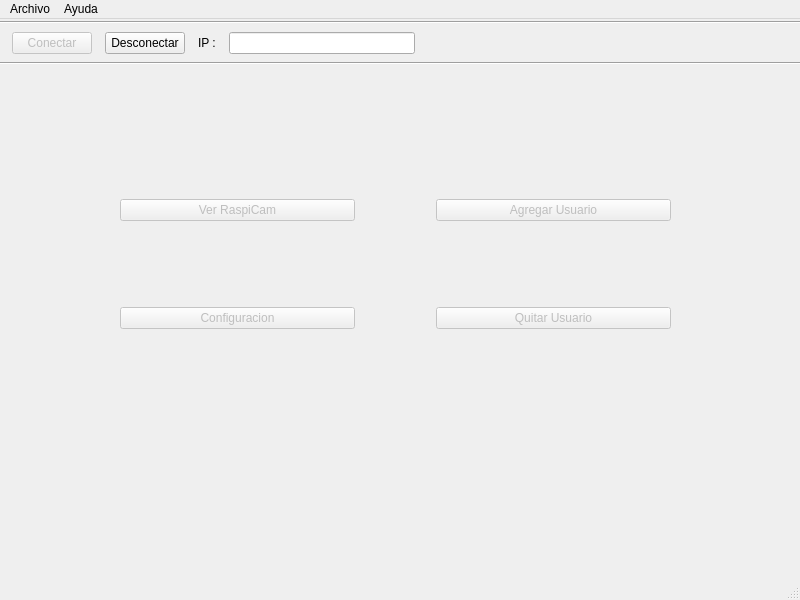
<?xml version="1.0" encoding="UTF-8"?>
<ui version="4.0">
 <class>VentanaPrincipal</class>
 <widget class="QMainWindow" name="VentanaPrincipal">
  <property name="geometry">
   <rect>
    <x>0</x>
    <y>0</y>
    <width>800</width>
    <height>600</height>
   </rect>
  </property>
  <property name="windowTitle">
   <string>Cerradura</string>
  </property>
  <widget class="QWidget" name="centralwidget">
   <widget class="QWidget" name="layoutWidget">
    <property name="geometry">
     <rect>
      <x>120</x>
      <y>100</y>
      <width>551</width>
      <height>291</height>
     </rect>
    </property>
    <layout class="QVBoxLayout" name="vLayout_Opciones_Btns">
     <item>
      <layout class="QHBoxLayout" name="horizontalLayout">
       <property name="spacing">
        <number>81</number>
       </property>
       <item>
        <widget class="QPushButton" name="Btn_VerRaspcam">
         <property name="enabled">
          <bool>false</bool>
         </property>
         <property name="text">
          <string>Ver RaspiCam</string>
         </property>
         <property name="icon">
          <iconset resource="utiles.qrc">
           <normaloff>:/home/hipotec/Dokumente/Proyecto CERF/Codigo/GUI/Ventanas/cam_button.jpeg</normaloff>:/home/hipotec/Dokumente/Proyecto CERF/Codigo/GUI/Ventanas/cam_button.jpeg</iconset>
         </property>
         <property name="iconSize">
          <size>
           <width>60</width>
           <height>60</height>
          </size>
         </property>
        </widget>
       </item>
       <item>
        <widget class="QPushButton" name="Btn_Agregar_Usr">
         <property name="enabled">
          <bool>false</bool>
         </property>
         <property name="text">
          <string>Agregar Usuario</string>
         </property>
         <property name="icon">
          <iconset resource="utiles.qrc">
           <normaloff>:/home/hipotec/Dokumente/Proyecto CERF/Codigo/GUI/Ventanas/add_button.png</normaloff>:/home/hipotec/Dokumente/Proyecto CERF/Codigo/GUI/Ventanas/add_button.png</iconset>
         </property>
         <property name="iconSize">
          <size>
           <width>60</width>
           <height>60</height>
          </size>
         </property>
        </widget>
       </item>
      </layout>
     </item>
     <item>
      <layout class="QHBoxLayout" name="horizontalLayout_2">
       <property name="spacing">
        <number>81</number>
       </property>
       <item>
        <widget class="QPushButton" name="Btn_Cofiguracion">
         <property name="enabled">
          <bool>false</bool>
         </property>
         <property name="text">
          <string>Configuracion</string>
         </property>
         <property name="icon">
          <iconset resource="utiles.qrc">
           <normaloff>:/home/hipotec/Dokumente/Proyecto CERF/Codigo/GUI/Ventanas/config_button.png</normaloff>:/home/hipotec/Dokumente/Proyecto CERF/Codigo/GUI/Ventanas/config_button.png</iconset>
         </property>
         <property name="iconSize">
          <size>
           <width>60</width>
           <height>60</height>
          </size>
         </property>
        </widget>
       </item>
       <item>
        <widget class="QPushButton" name="Btn_Quitar_Usr">
         <property name="enabled">
          <bool>false</bool>
         </property>
         <property name="text">
          <string>Quitar Usuario</string>
         </property>
         <property name="icon">
          <iconset resource="utiles.qrc">
           <normaloff>:/home/hipotec/Dokumente/Proyecto CERF/Codigo/GUI/Ventanas/minus_button.png</normaloff>:/home/hipotec/Dokumente/Proyecto CERF/Codigo/GUI/Ventanas/minus_button.png</iconset>
         </property>
         <property name="iconSize">
          <size>
           <width>60</width>
           <height>60</height>
          </size>
         </property>
        </widget>
       </item>
      </layout>
     </item>
    </layout>
   </widget>
   <widget class="QWidget" name="layoutWidget">
    <property name="geometry">
     <rect>
      <x>0</x>
      <y>0</y>
      <width>801</width>
      <height>51</height>
     </rect>
    </property>
    <layout class="QVBoxLayout" name="vLayout_PanelConexion">
     <item>
      <widget class="Line" name="line_2">
       <property name="orientation">
        <enum>Qt::Horizontal</enum>
       </property>
      </widget>
     </item>
     <item>
      <layout class="QHBoxLayout" name="hlLayout_Conexion" stretch="0,0,0,0,0,0">
       <property name="spacing">
        <number>13</number>
       </property>
       <property name="sizeConstraint">
        <enum>QLayout::SetDefaultConstraint</enum>
       </property>
       <property name="leftMargin">
        <number>12</number>
       </property>
       <item>
        <widget class="QPushButton" name="Btn_Conectar">
         <property name="enabled">
          <bool>false</bool>
         </property>
         <property name="focusPolicy">
          <enum>Qt::NoFocus</enum>
         </property>
         <property name="text">
          <string>Conectar</string>
         </property>
         <property name="icon">
          <iconset resource="utiles.qrc">
           <normaloff>:/home/hipotec/Dokumente/Proyecto CERF/Codigo/GUI/Ventanas/green_button.png</normaloff>:/home/hipotec/Dokumente/Proyecto CERF/Codigo/GUI/Ventanas/green_button.png</iconset>
         </property>
        </widget>
       </item>
       <item>
        <widget class="QPushButton" name="Btn_Desconectar">
         <property name="text">
          <string>Desconectar</string>
         </property>
         <property name="icon">
          <iconset resource="utiles.qrc">
           <normaloff>:/home/hipotec/Dokumente/Proyecto CERF/Codigo/GUI/Ventanas/red_button.jpeg</normaloff>:/home/hipotec/Dokumente/Proyecto CERF/Codigo/GUI/Ventanas/red_button.jpeg</iconset>
         </property>
        </widget>
       </item>
       <item>
        <widget class="QLabel" name="Lbl_IP">
         <property name="text">
          <string>IP :</string>
         </property>
        </widget>
       </item>
       <item>
        <widget class="QLineEdit" name="LEditIP">
         <property name="focusPolicy">
          <enum>Qt::StrongFocus</enum>
         </property>
        </widget>
       </item>
       <item>
        <spacer name="horizontalSpacer_2">
         <property name="orientation">
          <enum>Qt::Horizontal</enum>
         </property>
         <property name="sizeHint" stdset="0">
          <size>
           <width>40</width>
           <height>20</height>
          </size>
         </property>
        </spacer>
       </item>
       <item>
        <spacer name="horizontalSpacer">
         <property name="orientation">
          <enum>Qt::Horizontal</enum>
         </property>
         <property name="sizeHint" stdset="0">
          <size>
           <width>200</width>
           <height>20</height>
          </size>
         </property>
        </spacer>
       </item>
      </layout>
     </item>
     <item>
      <widget class="Line" name="line">
       <property name="orientation">
        <enum>Qt::Horizontal</enum>
       </property>
      </widget>
     </item>
    </layout>
   </widget>
  </widget>
  <widget class="QMenuBar" name="menu">
   <property name="geometry">
    <rect>
     <x>0</x>
     <y>0</y>
     <width>800</width>
     <height>20</height>
    </rect>
   </property>
   <widget class="QMenu" name="menuArchivo">
    <property name="title">
     <string>Archivo</string>
    </property>
    <addaction name="separator"/>
    <addaction name="Menu_actionSalir"/>
   </widget>
   <widget class="QMenu" name="menuAyuda">
    <property name="title">
     <string>Ayuda</string>
    </property>
    <addaction name="actionAcetca_de"/>
   </widget>
   <addaction name="menuArchivo"/>
   <addaction name="menuAyuda"/>
  </widget>
  <widget class="QStatusBar" name="statusBar"/>
  <action name="Menu_actionSalir">
   <property name="text">
    <string>Salir</string>
   </property>
  </action>
  <action name="actionAcetca_de">
   <property name="text">
    <string>Acetca de ...</string>
   </property>
  </action>
 </widget>
 <tabstops>
  <tabstop>Btn_Conectar</tabstop>
  <tabstop>LEditIP</tabstop>
  <tabstop>Btn_VerRaspcam</tabstop>
  <tabstop>Btn_Agregar_Usr</tabstop>
  <tabstop>Btn_Cofiguracion</tabstop>
  <tabstop>Btn_Quitar_Usr</tabstop>
 </tabstops>
 <resources>
  <include location="utiles.qrc"/>
 </resources>
 <connections/>
</ui>
